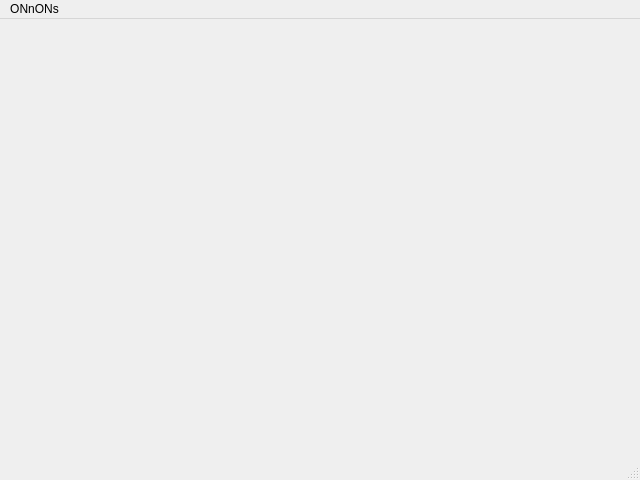
<?xml version="1.0" encoding="UTF-8"?>
<ui version="4.0">
 <class>MainWindow</class>
 <widget class="QMainWindow" name="MainWindow">
  <property name="geometry">
   <rect>
    <x>0</x>
    <y>0</y>
    <width>640</width>
    <height>480</height>
   </rect>
  </property>
  <property name="windowTitle">
   <string>MainWindow</string>
  </property>
  <widget class="QWidget" name="centralwidget"/>
  <widget class="QMenuBar" name="menubar">
   <property name="geometry">
    <rect>
     <x>0</x>
     <y>0</y>
     <width>640</width>
     <height>21</height>
    </rect>
   </property>
   <widget class="QMenu" name="menuONnONs">
    <property name="title">
     <string>ONnONs</string>
    </property>
   </widget>
   <addaction name="menuONnONs"/>
  </widget>
  <widget class="QStatusBar" name="statusbar"/>
 </widget>
 <resources/>
 <connections/>
</ui>
